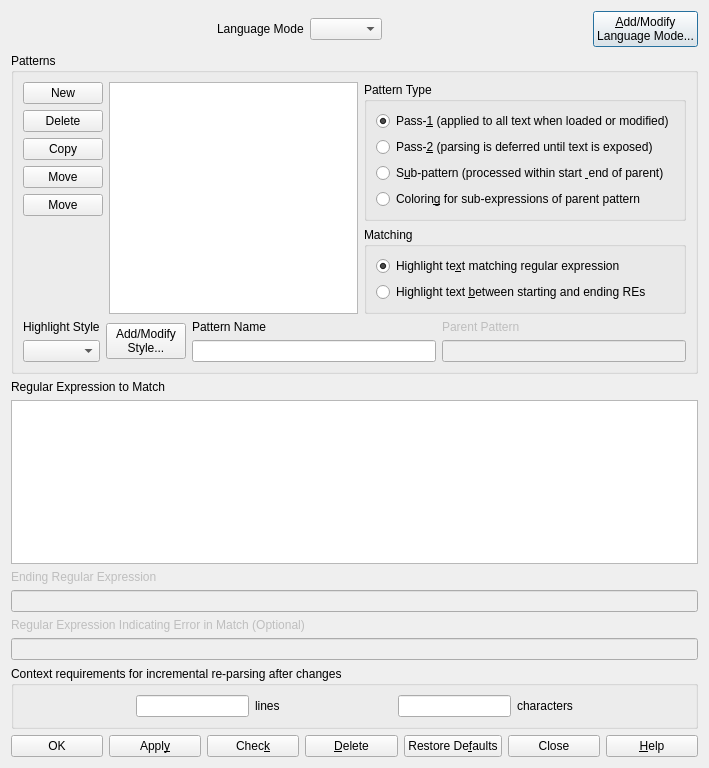
<?xml version="1.0" encoding="UTF-8"?>
<ui version="4.0">
 <class>DialogSyntaxPatterns</class>
 <widget class="QDialog" name="DialogSyntaxPatterns">
  <property name="geometry">
   <rect>
    <x>0</x>
    <y>0</y>
    <width>709</width>
    <height>768</height>
   </rect>
  </property>
  <property name="windowTitle">
   <string>Syntax Highlighting Patterns</string>
  </property>
  <layout class="QVBoxLayout" name="verticalLayout_4">
   <item>
    <layout class="QHBoxLayout" name="horizontalLayout_4">
     <item>
      <spacer name="horizontalSpacer_5">
       <property name="orientation">
        <enum>Qt::Horizontal</enum>
       </property>
       <property name="sizeHint" stdset="0">
        <size>
         <width>40</width>
         <height>20</height>
        </size>
       </property>
      </spacer>
     </item>
     <item>
      <widget class="QLabel" name="label_9">
       <property name="text">
        <string>Language Mode</string>
       </property>
      </widget>
     </item>
     <item>
      <widget class="QComboBox" name="comboLanguageMode"/>
     </item>
     <item>
      <spacer name="horizontalSpacer_6">
       <property name="orientation">
        <enum>Qt::Horizontal</enum>
       </property>
       <property name="sizeHint" stdset="0">
        <size>
         <width>40</width>
         <height>20</height>
        </size>
       </property>
      </spacer>
     </item>
     <item>
      <widget class="QPushButton" name="buttonLanguageMode">
       <property name="text">
        <string>&amp;Add/Modify
Language Mode...</string>
       </property>
      </widget>
     </item>
    </layout>
   </item>
   <item>
    <widget class="QGroupBox" name="groupBox">
     <property name="title">
      <string>Patterns</string>
     </property>
     <layout class="QGridLayout" name="gridLayout_2">
      <item row="0" column="0" rowspan="2">
       <layout class="QHBoxLayout" name="horizontalLayout">
        <item>
         <layout class="QVBoxLayout" name="verticalLayout">
          <item>
           <widget class="QPushButton" name="buttonNew">
            <property name="text">
             <string>New</string>
            </property>
            <property name="icon">
             <iconset theme="document-new">
              <normaloff>.</normaloff>.</iconset>
            </property>
           </widget>
          </item>
          <item>
           <widget class="QPushButton" name="buttonDelete">
            <property name="text">
             <string>Delete</string>
            </property>
            <property name="icon">
             <iconset theme="edit-delete">
              <normaloff>.</normaloff>.</iconset>
            </property>
           </widget>
          </item>
          <item>
           <widget class="QPushButton" name="buttonCopy">
            <property name="text">
             <string>Copy</string>
            </property>
            <property name="icon">
             <iconset theme="edit-copy">
              <normaloff>.</normaloff>.</iconset>
            </property>
           </widget>
          </item>
          <item>
           <widget class="QPushButton" name="buttonUp">
            <property name="text">
             <string>Move</string>
            </property>
            <property name="icon">
             <iconset theme="go-up">
              <normaloff>.</normaloff>.</iconset>
            </property>
           </widget>
          </item>
          <item>
           <widget class="QPushButton" name="buttonDown">
            <property name="text">
             <string>Move</string>
            </property>
            <property name="icon">
             <iconset theme="go-down">
              <normaloff>.</normaloff>.</iconset>
            </property>
           </widget>
          </item>
          <item>
           <spacer name="verticalSpacer">
            <property name="orientation">
             <enum>Qt::Vertical</enum>
            </property>
            <property name="sizeHint" stdset="0">
             <size>
              <width>20</width>
              <height>40</height>
             </size>
            </property>
           </spacer>
          </item>
         </layout>
        </item>
        <item>
         <widget class="QListWidget" name="listItems"/>
        </item>
       </layout>
      </item>
      <item row="0" column="1">
       <widget class="QGroupBox" name="groupBox_3">
        <property name="title">
         <string>Pattern Type</string>
        </property>
        <property name="flat">
         <bool>true</bool>
        </property>
        <layout class="QVBoxLayout" name="verticalLayout_2">
         <item>
          <widget class="QRadioButton" name="radioPass1">
           <property name="text">
            <string>Pass-&amp;1 (applied to all text when loaded or modified)</string>
           </property>
           <property name="checked">
            <bool>true</bool>
           </property>
          </widget>
         </item>
         <item>
          <widget class="QRadioButton" name="radioPass2">
           <property name="text">
            <string>Pass-&amp;2 (parsing is deferred until text is exposed)</string>
           </property>
          </widget>
         </item>
         <item>
          <widget class="QRadioButton" name="radioSubPattern">
           <property name="text">
            <string>S&amp;ub-pattern (processed within start &amp; end of parent)</string>
           </property>
          </widget>
         </item>
         <item>
          <widget class="QRadioButton" name="radioColoring">
           <property name="text">
            <string>Colorin&amp;g for sub-expressions of parent pattern</string>
           </property>
          </widget>
         </item>
        </layout>
       </widget>
      </item>
      <item row="1" column="1">
       <widget class="QGroupBox" name="groupMatching">
        <property name="title">
         <string>Matching</string>
        </property>
        <property name="flat">
         <bool>true</bool>
        </property>
        <layout class="QVBoxLayout" name="verticalLayout_3">
         <item>
          <widget class="QRadioButton" name="radioSimpleRegex">
           <property name="text">
            <string>Highlight te&amp;xt matching regular expression</string>
           </property>
           <property name="checked">
            <bool>true</bool>
           </property>
          </widget>
         </item>
         <item>
          <widget class="QRadioButton" name="radioRangeRegex">
           <property name="text">
            <string>Highlight text &amp;between starting and ending REs</string>
           </property>
          </widget>
         </item>
        </layout>
       </widget>
      </item>
      <item row="2" column="0" colspan="2">
       <layout class="QGridLayout" name="gridLayout">
        <item row="0" column="0">
         <widget class="QLabel" name="label_3">
          <property name="text">
           <string>Highlight Style</string>
          </property>
         </widget>
        </item>
        <item row="0" column="2">
         <widget class="QLabel" name="labelPatternName">
          <property name="text">
           <string>Pattern Name</string>
          </property>
         </widget>
        </item>
        <item row="0" column="3">
         <widget class="QLabel" name="labelParentPattern">
          <property name="enabled">
           <bool>false</bool>
          </property>
          <property name="text">
           <string>Parent Pattern</string>
          </property>
         </widget>
        </item>
        <item row="1" column="0">
         <widget class="QComboBox" name="comboHighlightStyle"/>
        </item>
        <item row="1" column="2">
         <widget class="QLineEdit" name="editPatternName">
          <property name="clearButtonEnabled">
           <bool>true</bool>
          </property>
         </widget>
        </item>
        <item row="1" column="3">
         <widget class="QLineEdit" name="editParentPattern">
          <property name="enabled">
           <bool>false</bool>
          </property>
         </widget>
        </item>
        <item row="0" column="1" rowspan="2">
         <widget class="QPushButton" name="buttonHighlightStyle">
          <property name="text">
           <string>Add/Modify
Style...</string>
          </property>
         </widget>
        </item>
       </layout>
      </item>
     </layout>
    </widget>
   </item>
   <item>
    <widget class="QLabel" name="labelRegex">
     <property name="text">
      <string>Regular Expression to Match</string>
     </property>
    </widget>
   </item>
   <item>
    <widget class="QPlainTextEdit" name="editRegex">
     <property name="font">
      <font>
       <family>Monospace</family>
      </font>
     </property>
    </widget>
   </item>
   <item>
    <widget class="QLabel" name="labelRegexEnd">
     <property name="enabled">
      <bool>false</bool>
     </property>
     <property name="text">
      <string>Ending Regular Expression</string>
     </property>
    </widget>
   </item>
   <item>
    <widget class="QLineEdit" name="editRegexEnd">
     <property name="enabled">
      <bool>false</bool>
     </property>
     <property name="font">
      <font>
       <family>Monospace</family>
      </font>
     </property>
    </widget>
   </item>
   <item>
    <widget class="QLabel" name="labelRegexError">
     <property name="enabled">
      <bool>false</bool>
     </property>
     <property name="text">
      <string>Regular Expression Indicating Error in Match (Optional)</string>
     </property>
    </widget>
   </item>
   <item>
    <widget class="QLineEdit" name="editRegexError">
     <property name="enabled">
      <bool>false</bool>
     </property>
     <property name="font">
      <font>
       <family>Monospace</family>
      </font>
     </property>
    </widget>
   </item>
   <item>
    <widget class="QGroupBox" name="groupBox_2">
     <property name="title">
      <string>Context requirements for incremental re-parsing after changes</string>
     </property>
     <layout class="QHBoxLayout" name="horizontalLayout_2">
      <item>
       <spacer name="horizontalSpacer_2">
        <property name="orientation">
         <enum>Qt::Horizontal</enum>
        </property>
        <property name="sizeHint" stdset="0">
         <size>
          <width>100</width>
          <height>20</height>
         </size>
        </property>
       </spacer>
      </item>
      <item>
       <widget class="QLineEdit" name="editContextLines"/>
      </item>
      <item>
       <widget class="QLabel" name="label">
        <property name="text">
         <string>lines</string>
        </property>
       </widget>
      </item>
      <item>
       <spacer name="horizontalSpacer">
        <property name="orientation">
         <enum>Qt::Horizontal</enum>
        </property>
        <property name="sizeHint" stdset="0">
         <size>
          <width>100</width>
          <height>20</height>
         </size>
        </property>
       </spacer>
      </item>
      <item>
       <widget class="QLineEdit" name="editContextChars"/>
      </item>
      <item>
       <widget class="QLabel" name="label_2">
        <property name="text">
         <string>characters</string>
        </property>
       </widget>
      </item>
      <item>
       <spacer name="horizontalSpacer_3">
        <property name="orientation">
         <enum>Qt::Horizontal</enum>
        </property>
        <property name="sizeHint" stdset="0">
         <size>
          <width>100</width>
          <height>20</height>
         </size>
        </property>
       </spacer>
      </item>
     </layout>
    </widget>
   </item>
   <item>
    <layout class="QHBoxLayout" name="horizontalLayout_3">
     <item>
      <widget class="QPushButton" name="buttonOK">
       <property name="text">
        <string>OK</string>
       </property>
       <property name="icon">
        <iconset theme="dialog-ok">
         <normaloff>.</normaloff>.</iconset>
       </property>
      </widget>
     </item>
     <item>
      <widget class="QPushButton" name="buttonApply">
       <property name="text">
        <string>Appl&amp;y</string>
       </property>
       <property name="icon">
        <iconset theme="dialog-ok-apply">
         <normaloff>.</normaloff>.</iconset>
       </property>
      </widget>
     </item>
     <item>
      <widget class="QPushButton" name="buttonCheck">
       <property name="text">
        <string>Chec&amp;k</string>
       </property>
      </widget>
     </item>
     <item>
      <widget class="QPushButton" name="buttonDeletePattern">
       <property name="text">
        <string>&amp;Delete</string>
       </property>
       <property name="icon">
        <iconset theme="edit-delete">
         <normaloff>.</normaloff>.</iconset>
       </property>
      </widget>
     </item>
     <item>
      <widget class="QPushButton" name="buttonRestore">
       <property name="text">
        <string>Restore De&amp;faults</string>
       </property>
      </widget>
     </item>
     <item>
      <widget class="QPushButton" name="buttonClose">
       <property name="text">
        <string>Close</string>
       </property>
       <property name="icon">
        <iconset theme="dialog-close">
         <normaloff>.</normaloff>.</iconset>
       </property>
      </widget>
     </item>
     <item>
      <widget class="QPushButton" name="buttonHelp">
       <property name="text">
        <string>&amp;Help</string>
       </property>
       <property name="icon">
        <iconset theme="help-contents">
         <normaloff>.</normaloff>.</iconset>
       </property>
      </widget>
     </item>
    </layout>
   </item>
  </layout>
 </widget>
 <resources/>
 <connections>
  <connection>
   <sender>buttonClose</sender>
   <signal>clicked()</signal>
   <receiver>DialogSyntaxPatterns</receiver>
   <slot>reject()</slot>
   <hints>
    <hint type="sourcelabel">
     <x>683</x>
     <y>786</y>
    </hint>
    <hint type="destinationlabel">
     <x>642</x>
     <y>765</y>
    </hint>
   </hints>
  </connection>
 </connections>
</ui>
